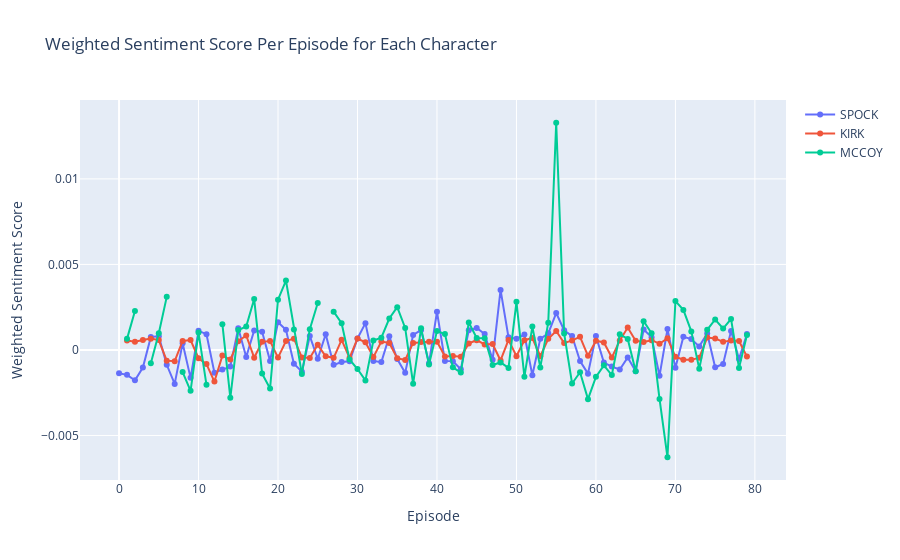

Notebook source saved alongside this figure:
### Code cell
import plotly.graph_objs as go

# Initialize a list to store Plotly traces
traces = []

for char in characters_of_interest:
    # Merge sentiment scores and word counts per character per episode
    # scores = pd.DataFrame(sentiment_scores[char])
    counts = pd.DataFrame(word_counts[char]) 
    char_data = pd.merge(merged_df[char], counts, left_index=True, right_index=True)
    char_data.columns = ['sent_per_episode', 'word count']
    
    # Calculate weighted sentiment score per episode
    weighted_sentiment_per_episode[char] = char_data['sent_per_episode'] / char_data['word count']

    # Create a Plotly trace for the character
    trace = go.Scatter(
        x=char_data.index,  # Episode numbers
        y=weighted_sentiment_per_episode[char],
        mode='lines+markers',
        name=char
    )
    traces.append(trace)

# Create the layout for the plot
layout = go.Layout(
    title='Weighted Sentiment Score Per Episode for Each Character',
    xaxis=dict(title='Episode'),
    yaxis=dict(title='Weighted Sentiment Score')
)

# Create the Plotly figure
fig = go.Figure(data=traces, layout=layout)

# Show the plot
fig.show()
